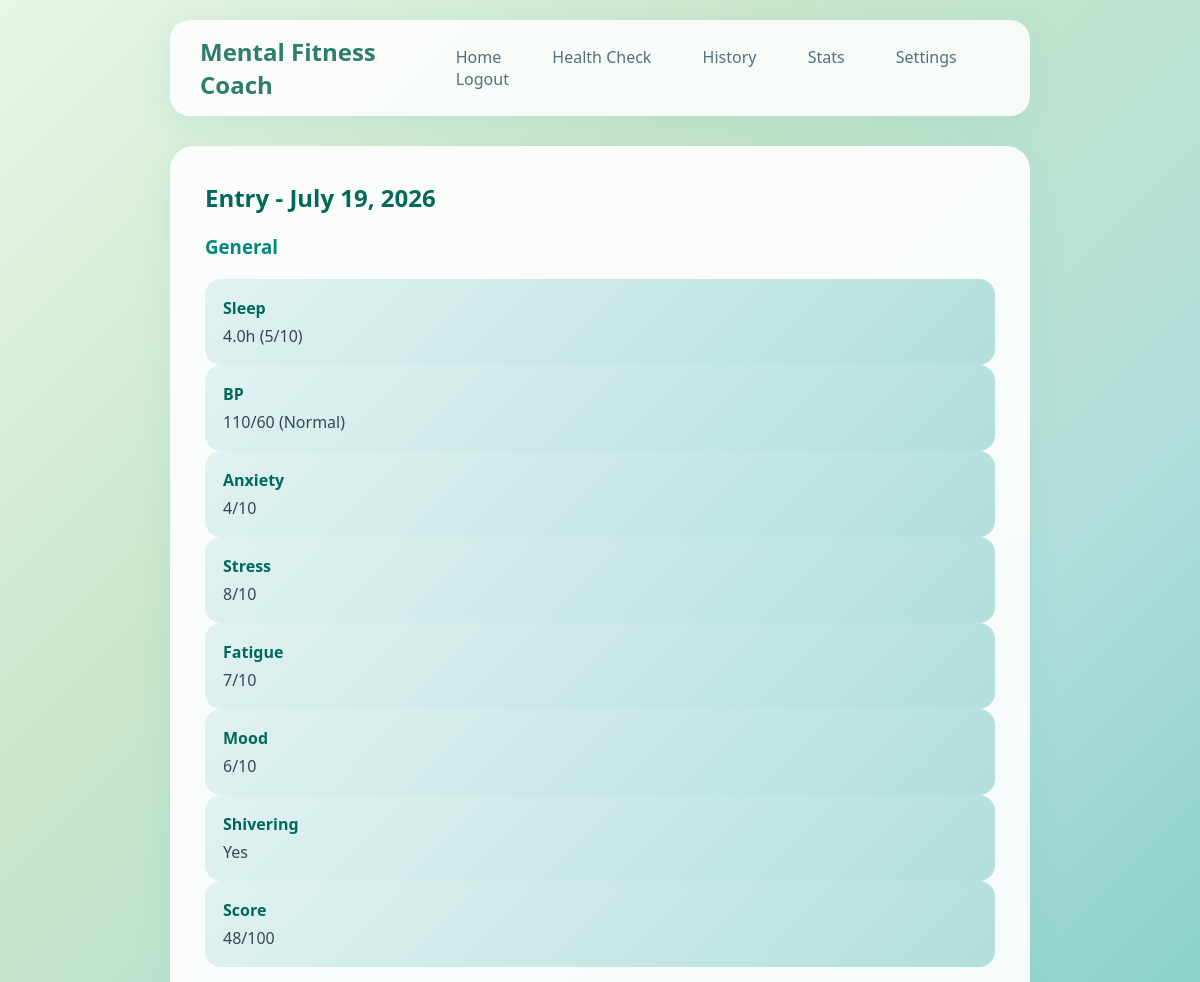
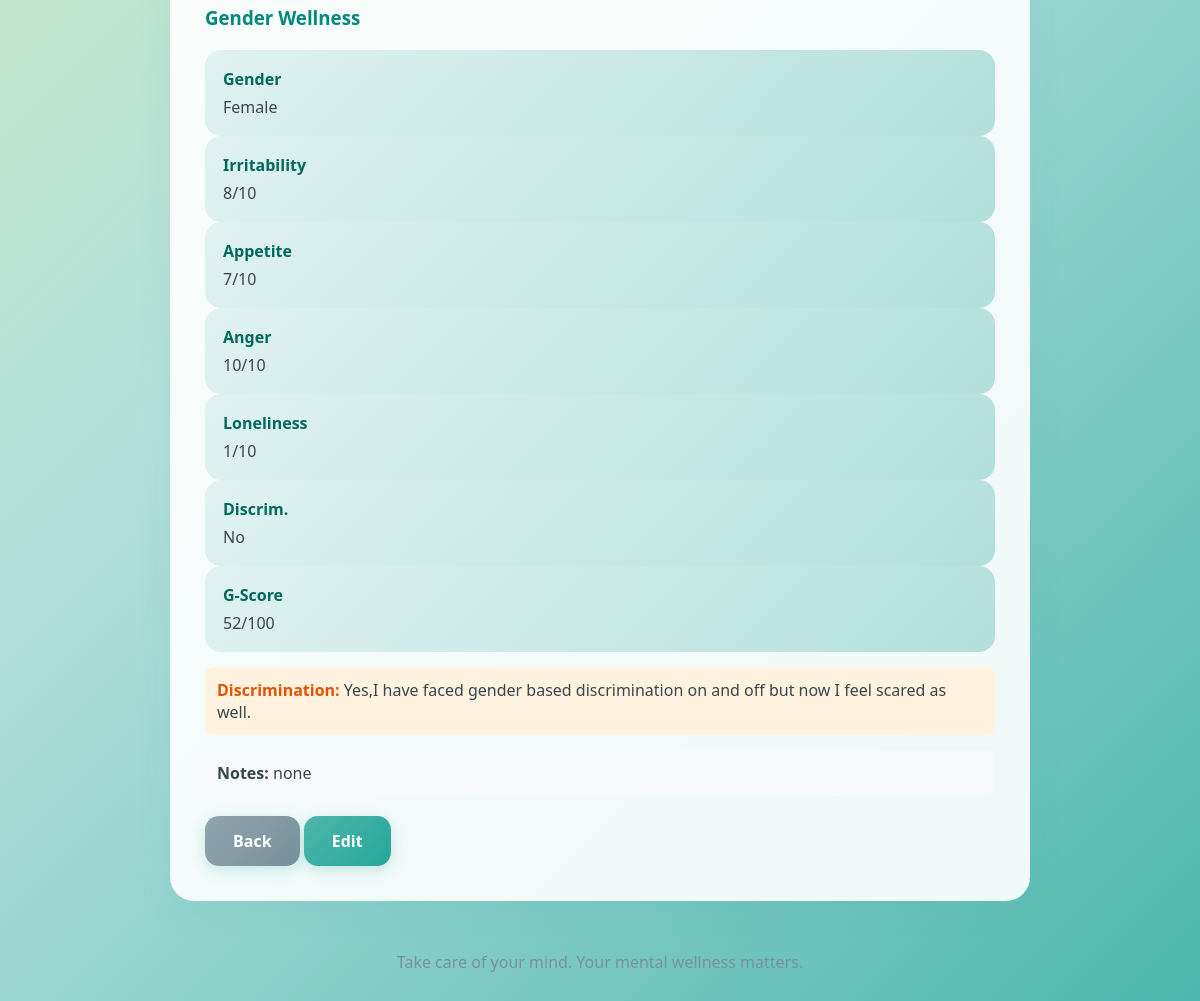
The app's page /health/detail/1/ (signed in) with its own data (2 pictures, top to bottom).
### data/models.py (models this page shows)
class WellnessEntry(models.Model):
    user = models.ForeignKey(settings.AUTH_USER_MODEL, on_delete=models.CASCADE, related_name='wellness_entries')
    date = models.DateField(auto_now_add=True)
    created_at = models.DateTimeField(auto_now_add=True)
    updated_at = models.DateTimeField(auto_now=True)
    sleep_hours = models.DecimalField(max_digits=4, decimal_places=1, validators=[MinValueValidator(0), MaxValueValidator(24)])
    sleep_quality = models.PositiveSmallIntegerField(validators=[MinValueValidator(1), MaxValueValidator(10)])
    bp_systolic = models.PositiveSmallIntegerField(validators=[MinValueValidator(70), MaxValueValidator(200)])
    bp_diastolic = models.PositiveSmallIntegerField(validators=[MinValueValidator(40), MaxValueValidator(130)])
    anxiety_level = models.PositiveSmallIntegerField(validators=[MinValueValidator(1), MaxValueValidator(10)])
    stress_level = models.PositiveSmallIntegerField(validators=[MinValueValidator(1), MaxValueValidator(10)])
    fatigue_level = models.PositiveSmallIntegerField(validators=[MinValueValidator(1), MaxValueValidator(10)])
    mood_rating = models.PositiveSmallIntegerField(validators=[MinValueValidator(1), MaxValueValidator(10)])
    body_shivering = models.BooleanField(default=False)
    shivering_intensity = models.PositiveSmallIntegerField(validators=[MinValueValidator(1), MaxValueValidator(10)], blank=True, null=True)
    GENDER_CHOICES = [('', '--'), ('male', 'Male'), ('female', 'Female'), ('non_binary', 'Non-binary'), ('transgender_male', 'Transgender Male'), ('transgender_female', 'Transgender Female'), ('prefer_not_to_say', 'Prefer not to say'), ('other', 'Other')]
    gender_identity = models.CharField(max_length=20, choices=GENDER_CHOICES, blank=True)
    irritability_level = models.PositiveSmallIntegerField(validators=[MinValueValidator(1), MaxValueValidator(10)], blank=True, null=True)
    appetite_level = models.PositiveSmallIntegerField(validators=[MinValueValidator(1), MaxValueValidator(10)], blank=True, null=True)
    anger_attacks = models.PositiveSmallIntegerField(validators=[MinValueValidator(1), MaxValueValidator(10)], blank=True, null=True)
    loneliness_level = models.PositiveSmallIntegerField(validators=[MinValueValidator(1), MaxValueValidator(10)], blank=True, null=True)
    experienced_discrimination = models.BooleanField(default=False)
    discrimination_details = models.TextField(blank=True)
    notes = models.TextField(blank=True)
    class Meta:
        ordering = ['-date']
        unique_together = ['user', 'date']
    @property
    def bp_status(self):
        if self.bp_systolic < 120 and self.bp_diastolic < 80: return "Normal"
        elif 120 <= self.bp_systolic < 130 and self.bp_diastolic < 80: return "Elevated"
        elif 130 <= self.bp_systolic < 140 or 80 <= self.bp_diastolic < 90: return "High Stage 1"
        else: return "High Stage 2"
    @property
    def wellness_score(self):
        return min(round((self.sleep_hours/8)*20 + self.sleep_quality*2 + (11-self.anxiety_level)*2 + (11-self.stress_level)*2 + (11-self.fatigue_level)*2), 100)
    @property
    def gender_wellness_score(self):
        if not self.irritability_level: return None
        total = (11-self.irritability_level)*2.5 + self.appetite_level*2.5 + (11-self.anger_attacks)*2.5 + (11-self.loneliness_level)*2.5
        if self.experienced_discrimination: total -= 10
        return max(min(round(total), 100), 0)

### data/views.py (the view)
# urls.py: path('detail/<int:pk>/', views.detail, name='detail'),
@login_required
def detail(request, pk):
    entry = get_object_or_404(WellnessEntry, pk=pk, user=request.user)
    return render(request, 'data/detail.html', {'entry': entry})

### data/templates/data/detail.html (shortened to what this page needs)
{% extends 'users/base.html' %}
{% block content %}
<div class="card">
    <h2 style="color:#00695c;">Entry - {{ entry.date|date:"F d, Y" }}</h2>
    <h3 style="color:#00897b;margin-top:20px;">General</h3>
    <div class="profile-info"><div class="info-item"><strong>Sleep</strong>{{ entry.sleep_hours }}h ({{ entry.sleep_quality }}/10)</div><div class="info-item"><strong>BP</strong>{{ entry.bp_systolic }}/{{ entry.bp_diastolic }} ({{ entry.bp_status }})</div><div class="info-item"><strong>Anxiety</strong>{{ entry.anxiety_level }}/10</div><div class="info-item"><strong>Stress</strong>{{ entry.stress_level }}/10</div><div class="info-item"><strong>Fatigue</strong>{{ entry.fatigue_level }}/10</div><div class="info-item"><strong>Mood</strong>{{ entry.mood_rating }}/10</div><div class="info-item"><strong>Shivering</strong>{% if entry.body_shivering %}Yes{% else %}No{% endif %}</div><div class="info-item"><strong>Score</strong>{{ entry.wellness_score }}/100</div></div>
    {% if entry.gender_identity %}
    <h3 style="color:#00897b;margin-top:20px;">Gender Wellness</h3>
    <div class="profile-info"><div class="info-item"><strong>Gender</strong>{{ entry.get_gender_identity_display }}</div><div class="info-item"><strong>Irritability</strong>{{ entry.irritability_level }}/10</div><div class="info-item"><strong>Appetite</strong>{{ entry.appetite_level }}/10</div><div class="info-item"><strong>Anger</strong>{{ entry.anger_attacks }}/10</div><div class="info-item"><strong>Loneliness</strong>{{ entry.loneliness_level }}/10</div><div class="info-item"><strong>Discrim.</strong>{% if entry.experienced_discrimination %}Yes{% else %}No{% endif %}</div><div class="info-item"><strong>G-Score</strong>{{ entry.gender_wellness_score|default:"N/A" }}/100</div></div>
    {% endif %}
    {% if entry.discrimination_details %}<div style="margin-top:15px;padding:12px;background:#fff3e0;border-radius:8px;"><strong style="color:#e65100;">Discrimination:</strong> {{ entry.discrimination_details }}</div>{% endif %}
    {% if entry.notes %}<div style="margin-top:15px;padding:12px;background:#f8f9fa;border-radius:8px;"><strong>Notes:</strong> {{ entry.notes }}</div>{% endif %}
    <div style="margin-top:20px;"><a href="{% url 'data:history' %}" class="btn btn-secondary">Back</a> <a href="{% url 'data:edit' entry.pk %}" class="btn">Edit</a></div>
</div>
{% endblock %}

### users/Templates/users/base.html (shortened to what this page needs)
<!DOCTYPE html>
<html lang="en">
<head>
</head>
<body>
    <div class="container">
        <nav class="navbar">
            <a href="{% url 'home' %}" class="brand">Mental Fitness Coach</a>
            <div class="nav-links">
                <a href="{% url 'home' %}">Home</a>
                {% if user.is_authenticated %}
                    <a href="{% url 'data:add' %}">Health Check</a>
                    <a href="{% url 'data:history' %}">History</a>
                    <a href="{% url 'data:stats' %}">Stats</a>
                    <a href="{% url 'change_password' %}">Settings</a>
                    <a href="{% url 'logout' %}">Logout</a>
                {% else %}
                    <a href="{% url 'login' %}">Login</a>
                    <a href="{% url 'signup' %}">Sign Up</a>
                {% endif %}
            </div>
        </nav>
        {% block content %}{% endblock %}
        <div class="footer">
            <p>Take care of your mind. Your mental wellness matters.</p>
        </div>
    </div>
</body>
</html>

### users/Templates/users/base.html (style rules this page uses)
* { margin: 0; padding: 0; box-sizing: border-box; }
body { font-family: 'Segoe UI', Tahoma, Geneva, Verdana, sans-serif; background: linear-gradient(135deg, #e8f5e9 0%, #c8e6c9 25%, #b2dfdb 50%, #80cbc4 75%, #4db6ac 100%); min-height: 100vh; color: #37474f; }
.container { max-width: 900px; margin: 0 auto; padding: 20px; }
.navbar { background: rgba(255, 255, 255, 0.85); padding: 15px 30px; border-radius: 20px; margin-bottom: 30px; display: flex; justify-content: space-between; align-items: center; box-shadow: 0 8px 32px rgba(77, 182, 172, 0.15); }
.brand { font-size: 1.5rem; font-weight: 600; color: #2e7d6d; text-decoration: none; }
.nav-links a { color: #546e7a; text-decoration: none; margin-left: 15px; padding: 8px 16px; border-radius: 12px; transition: all 0.3s; }
.card { background: rgba(255, 255, 255, 0.9); padding: 35px; border-radius: 24px; box-shadow: 0 8px 32px rgba(77, 182, 172, 0.12); margin-bottom: 20px; }
h1, h2, h3 { color: #2e7d6d; margin-bottom: 20px; }
.btn { display: inline-block; padding: 14px 28px; background: linear-gradient(135deg, #4db6ac 0%, #26a69a 100%); color: white; border: none; border-radius: 14px; font-size: 1rem; font-weight: 600; cursor: pointer; text-decoration: none; box-shadow: 0 4px 15px rgba(77, 182, 172, 0.3); }
.btn-secondary { background: linear-gradient(135deg, #90a4ae 0%, #78909c 100%); }
.info-item { padding: 18px; background: linear-gradient(135deg, #e0f2f1 0%, #b2dfdb 100%); border-radius: 16px; }
.info-item strong { display: block; color: #00695c; margin-bottom: 6px; }
.footer { text-align: center; padding: 30px; color: #78909c; }

### records on screen
WellnessEntry: date "July 19, 2026", sleep_hours "4.0", sleep_quality "5", bp_systolic "110", bp_diastolic "60", bp_status "Normal", anxiety_level "4", stress_level "8", fatigue_level "7", mood_rating "6", wellness_score "48", gender_identity "Female", irritability_level "8", appetite_level "7", anger_attacks "10", loneliness_level "1", gender_wellness_score "52", discrimination_details "Yes,I have faced gender based discrimination on and off but now I feel scared as well.", notes "none"
